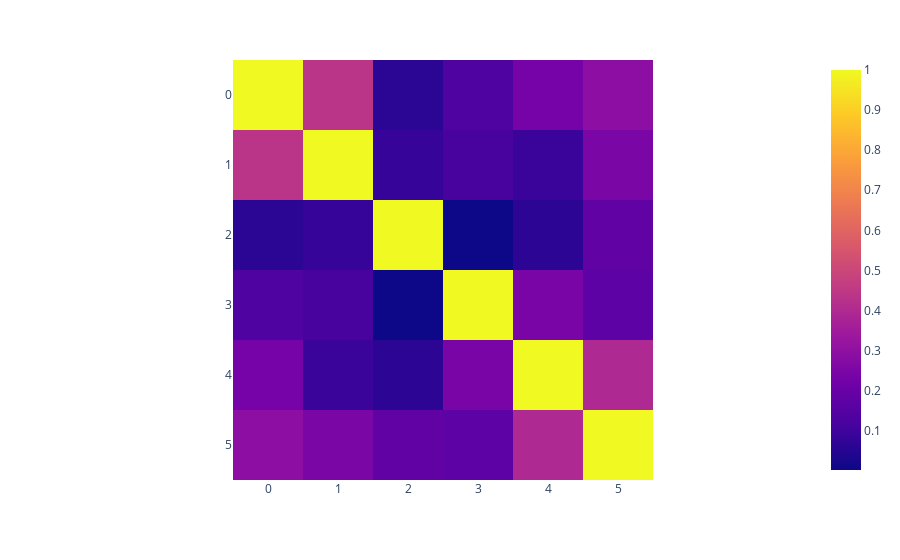

Notebook cell for this chart:
### Code cell
#similarity in the context representation of the model
context_embeddings = ctxt_rep.reshape(n_contexts,100,100,ctxt_rep.shape[-1])[:,0,0].cpu().detach().numpy()
context_similarity = cosine_similarity(context_embeddings)
px.imshow(context_similarity)

### Figure 1 — Plotly figure (JSON) as saved in the notebook; plotly's stock layout.template omitted (floating-point values rounded to 4 significant figures)
{"data": [{"coloraxis": "coloraxis", "hovertemplate": "x: %{x}<br>y: %{y}<br>color: %{z}<extra></extra>", "name": "0", "type": "heatmap", "xaxis": "x", "yaxis": "y", "z": [[1, 0.435, 0.05957, 0.1353, 0.2343, 0.2913], [0.435, 1.0, 0.08234, 0.1169, 0.09001, 0.2466], [0.05957, 0.08234, 1.0, 0.002005, 0.0626, 0.1772], [0.1353, 0.1169, 0.002005, 1, 0.2446, 0.1709], [0.2343, 0.09001, 0.0626, 0.2446, 1, 0.3966], [0.2913, 0.2466, 0.1772, 0.1709, 0.3966, 1.0]]}], "layout": {"coloraxis": {"colorscale": [[0, "#0d0887"], [0.1111, "#46039f"], [0.2222, "#7201a8"], [0.3333, "#9c179e"], [0.4444, "#bd3786"], [0.5556, "#d8576b"], [0.6667, "#ed7953"], [0.7778, "#fb9f3a"], [0.8889, "#fdca26"], [1, "#f0f921"]]}, "margin": {"t": 60}, "xaxis": {"anchor": "y", "constrain": "domain", "domain": [0, 1], "scaleanchor": "y"}, "yaxis": {"anchor": "x", "autorange": "reversed", "constrain": "domain", "domain": [0, 1]}}}
